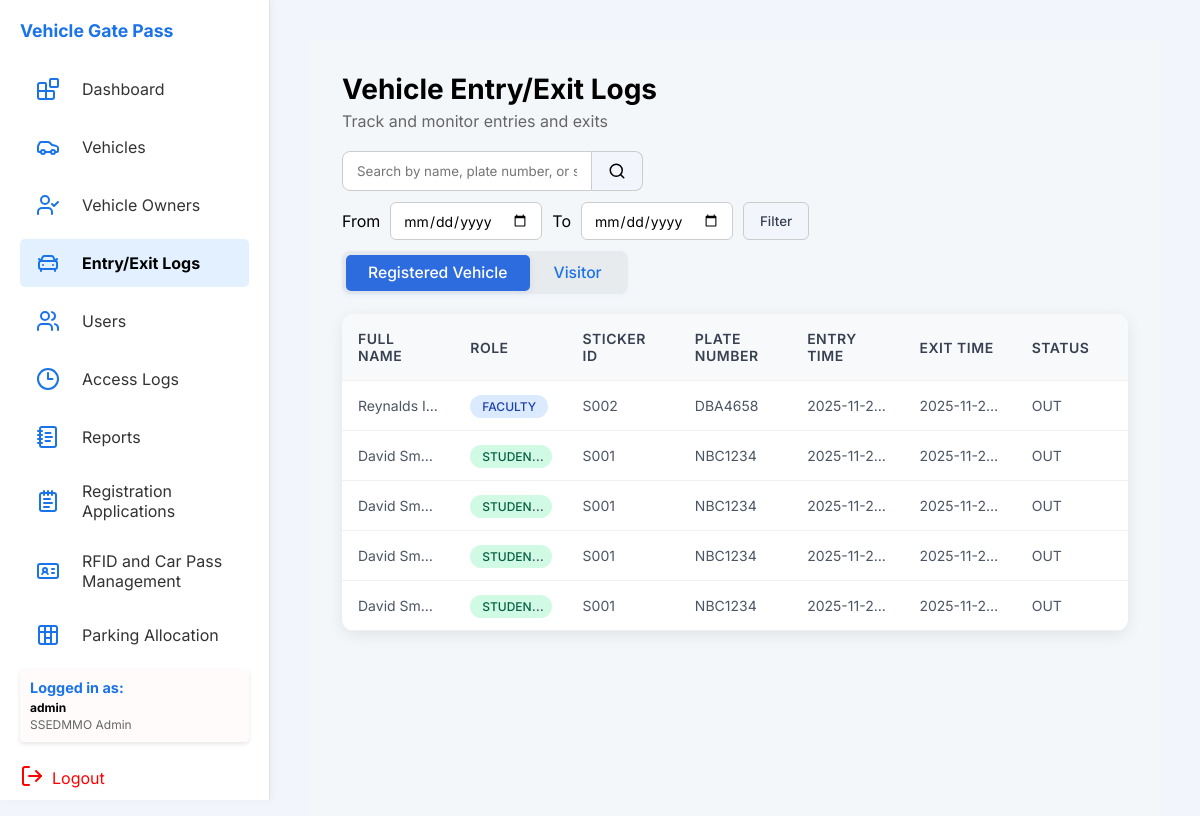
/php/entry-exit.php (signed in), run on an earlier commit of the app's database.
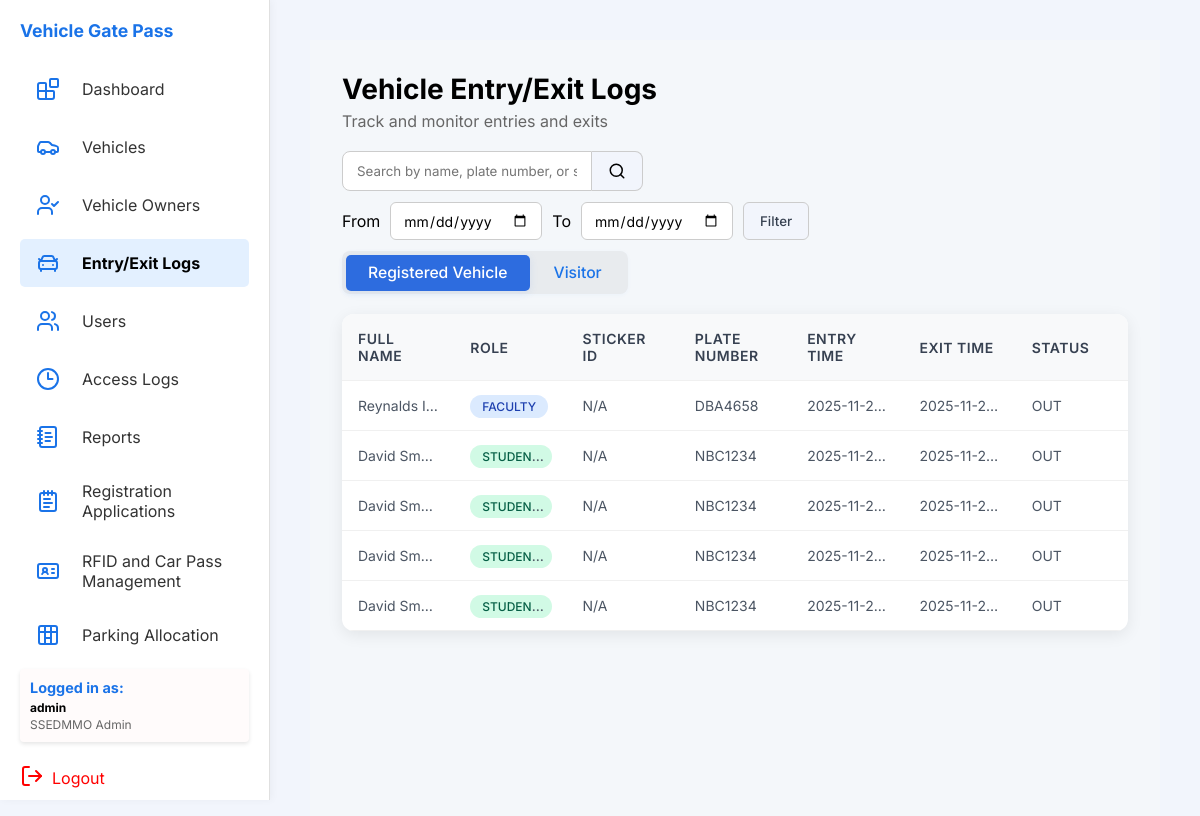
And on a later commit of the database.
### tables this page shows
CREATE TABLE `entryexitlog` (
  `logID` varchar(10) NOT NULL,
  `plateNum` varchar(20) DEFAULT NULL,
  `entryTime` datetime DEFAULT NULL,
  `exitTime` datetime DEFAULT NULL,
  `status` enum('entered','exited','denied') DEFAULT NULL,
  `gateLocation` enum('Old Site','New Site') DEFAULT 'Old Site'
);

CREATE TABLE `vehicle` (
  `plateNum` varchar(20) NOT NULL,
  `OwnerID` varchar(10) DEFAULT NULL,
  `stickerID` varchar(25) DEFAULT NULL,
  `visitorID` varchar(10) DEFAULT NULL,
  `vehicleType` varchar(50) DEFAULT NULL,
  `model` varchar(50) DEFAULT NULL,
  `manufacturer` varchar(50) DEFAULT NULL,
  `color` varchar(30) DEFAULT NULL,
  `cubicCapacity` int(11) DEFAULT NULL,
  `numOfWheels` int(11) DEFAULT NULL,
  `fuelType` varchar(30) DEFAULT NULL,
  `offical_receipt` varchar(255) DEFAULT NULL,
  `cert_of_registration` varchar(255) DEFAULT NULL,
  `carpassid` varchar(20) DEFAULT NULL
);

CREATE TABLE `vehicleowner` (
  `OwnerID` varchar(10) NOT NULL,
  `fName` varchar(50) DEFAULT NULL,
  `lName` varchar(50) DEFAULT NULL,
  `mName` varchar(50) DEFAULT NULL,
  `role` varchar(30) DEFAULT NULL,
  `employment_type` varchar(50) DEFAULT NULL,
  `email` varchar(100) DEFAULT NULL,
  `contact_num` varchar(20) DEFAULT NULL,
  `college` varchar(100) DEFAULT NULL,
  `course` varchar(50) DEFAULT NULL,
  `year` varchar(10) DEFAULT NULL,
  `section` varchar(10) DEFAULT NULL,
  `academicYear` varchar(20) DEFAULT NULL,
  `registrationStatus` enum('pending','approved','rejected') DEFAULT 'pending',
  `drivers_license` varchar(255) DEFAULT NULL,
  `approvalTimestamp` timestamp NULL DEFAULT NULL
);

### php/entry-exit.php (the view, shortened to what this page needs)
<?php
$db = new Database();
$conn = $db->getConnection();
$fromDate = isset($_GET['fromDate']) ? $_GET['fromDate'] : '';
$toDate = isset($_GET['toDate']) ? $_GET['toDate'] : '';
$whereClause = '';
$params = [];
$types = '';
$query = "SELECT eel.*, v.plateNum, vo.fName, vo.lName, vo.role, v.stickerID
          FROM entryexitlog eel
          LEFT JOIN vehicle v ON eel.plateNum = v.plateNum
          LEFT JOIN vehicleowner vo ON v.OwnerID = vo.OwnerID
          $whereClause
          ORDER BY eel.entryTime DESC";
if ($params) {
    $stmt = $conn->prepare($query);
    $stmt->bind_param($types, ...$params);
    $stmt->execute();
    $result = $stmt->get_result();
} else {
    $result = $conn->query($query);
}
include_once '../includes/header.php';
?>
<main class="main">
  <h1>Vehicle Entry/Exit Logs</h1>
  <p>Track and monitor entries and exits</p>
  <div class="top-bar">
    <div class="top-bar-left">
      <div class="search-area">
        <div class="search-box">
          <input type="text" id="searchInput" placeholder="Search by name, plate number, or sticker ID" />
          <button class="search-btn" type="submit" title="Search">
            <svg xmlns="http://www.w3.org/2000/svg" width="18" height="18" viewBox="0 0 24 24" fill="none"
              stroke="currentColor" stroke-width="2" stroke-linecap="round" stroke-linejoin="round">
              <path d="m21 21-4.34-4.34" />
              <circle cx="11" cy="11" r="8" />
            </svg>
          </button>
        </div>
      </div>
      <div class="date-filter-area" style="display:flex; gap:10px; align-items:center; flex-wrap:wrap;">
        <label for="fromDate">From</label>
        <input type="date" id="fromDate" name="fromDate" value="<?php echo htmlspecialchars($fromDate); ?>" class="date-input">
        <label for="toDate">To</label>
        <input type="date" id="toDate" name="toDate" value="<?php echo htmlspecialchars($toDate); ?>" class="date-input">
        <button type="button" id="dateFilterBtn" class="filter-btn">Filter</button>
      </div>
      <div class="traffic-btn-group">
        <div class="traffic-btn-box">
          <div class="traffic-btn-slider"></div>
          <button class="traffic-btn active">Registered Vehicle</button>
          <button class="traffic-btn">Visitor</button>
        </div>
      </div>
    </div>
  </div>
  <table class="data-table">
    <thead>
      <tr>
        <th>Full Name</th>
        <th>Role</th>
        <th>Sticker ID</th>
        <th>Plate Number</th>
        <th>Entry Time</th>
        <th>Exit Time</th>
        <th>Status</th>
      </tr>
    </thead>
    <tbody id="logsTableBody">
      <?php if ($result && $result->num_rows > 0): ?>
        <?php while ($row = $result->fetch_assoc()): ?>
          <tr data-type="<?php echo ($row['stickerID'] && $row['stickerID'] !== 'N/A') ? 'registered' : 'visitor'; ?>">
            <td><?php echo htmlspecialchars(($row['fName'] ?? '') . ' ' . ($row['lName'] ?? '')); ?></td>
            <td>
              <?php if (!empty($row['role'])): ?>
                <span class="role-badge role-<?php echo strtolower($row['role']); ?>">
                  <?php echo htmlspecialchars(ucfirst($row['role'])); ?>
                </span>
              <?php else: ?>
                <span class="role-badge role-visitor">Visitor</span>
              <?php endif; ?>
            </td>
            <td><?php echo htmlspecialchars($row['stickerID'] ?? 'N/A'); ?></td>
            <td><?php echo htmlspecialchars($row['plateNum']); ?></td>
            <td><?php echo $row['entryTime'] ? date('Y-m-d h:i A', strtotime($row['entryTime'])) : '-'; ?></td>
            <td><?php echo $row['exitTime'] ? date('Y-m-d h:i A', strtotime($row['exitTime'])) : '-'; ?></td>
            <td><?php echo $row['status'] == 'exited' ? 'OUT' : ($row['status'] == 'entered' ? 'IN' : 'Denied'); ?></td>
          </tr>
        <?php endwhile; ?>
      <?php else: ?>
        <tr>
          <td colspan="7">No entry/exit logs found</td>
        </tr>
      <?php endif; ?>
    </tbody>
  </table>
</main>
<?php
include_once '../includes/footer.php';
?>

What changed in the data, as far as the page shows it:
changed through a linked row, entryexitlog "Reynalds I…": plateNum.stickerID "S002" → "N/A"
changed through a linked row, entryexitlog (number 2 of 5 on the later page): plateNum.stickerID "S001" → "N/A"
changed through a linked row, entryexitlog (number 3 of 5 on the later page): plateNum.stickerID "S001" → "N/A"
changed through a linked row, entryexitlog (number 4 of 5 on the later page): plateNum.stickerID "S001" → "N/A"
changed through a linked row, entryexitlog (number 5 of 5 on the later page): plateNum.stickerID "S001" → "N/A"
